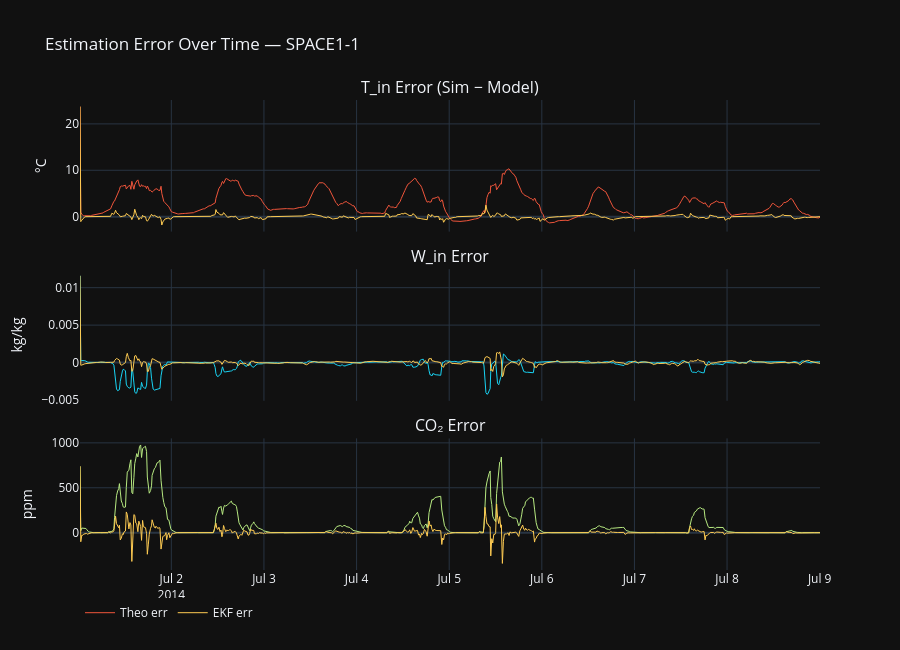

Notebook source saved alongside this figure:
### Code cell
fig = make_subplots(
    rows=3, cols=1, shared_xaxes=True,
    subplot_titles=['T_in Error (Sim − Model)', 'W_in Error', 'CO₂ Error'],
    vertical_spacing=0.08
)
t = df['Datetime']

fig.add_trace(go.Scatter(x=t, y=err_theo_T, name='Theo err', line=dict(color='#EF553B', width=1)), row=1, col=1)
fig.add_trace(go.Scatter(x=t, y=err_ekf_T, name='EKF err', line=dict(color='#FECB52', width=1)), row=1, col=1)

fig.add_trace(go.Scatter(x=t, y=err_theo_W, name='Theo err', line=dict(color='#19D3F3', width=1), showlegend=False), row=2, col=1)
fig.add_trace(go.Scatter(x=t, y=err_ekf_W, name='EKF err', line=dict(color='#FECB52', width=1), showlegend=False), row=2, col=1)

fig.add_trace(go.Scatter(x=t, y=err_theo_C, name='Theo err', line=dict(color='#B6E880', width=1), showlegend=False), row=3, col=1)
fig.add_trace(go.Scatter(x=t, y=err_ekf_C, name='EKF err', line=dict(color='#FECB52', width=1), showlegend=False), row=3, col=1)

fig.update_layout(template='plotly_dark', height=650,
    title=f'Estimation Error Over Time — {ZONE}',
    legend=dict(orientation='h', y=-0.06))
fig.update_yaxes(title_text='°C', row=1, col=1)
fig.update_yaxes(title_text='kg/kg', row=2, col=1)
fig.update_yaxes(title_text='ppm', row=3, col=1)
fig.show()

### Figure 1 — Plotly figure (JSON) as saved in the notebook; plotly's stock layout.template omitted (floating-point values rounded to 4 significant figures; data arrays with more than 128 entries replaced by an {"elided": "..."} marker saying what was removed)
{"data": [{"line": {"color": "#EF553B", "width": 1}, "name": "Theo err", "type": "scatter", "x": {"elided": "768 str values"}, "xaxis": "x", "y": {"elided": "768 float values"}, "yaxis": "y"}, {"line": {"color": "#FECB52", "width": 1}, "name": "EKF err", "type": "scatter", "x": {"elided": "768 str values"}, "xaxis": "x", "y": {"elided": "768 float values"}, "yaxis": "y"}, {"line": {"color": "#19D3F3", "width": 1}, "name": "Theo err", "showlegend": false, "type": "scatter", "x": {"elided": "768 str values"}, "xaxis": "x2", "y": {"elided": "768 float values"}, "yaxis": "y2"}, {"line": {"color": "#FECB52", "width": 1}, "name": "EKF err", "showlegend": false, "type": "scatter", "x": {"elided": "768 str values"}, "xaxis": "x2", "y": {"elided": "768 float values"}, "yaxis": "y2"}, {"line": {"color": "#B6E880", "width": 1}, "name": "Theo err", "showlegend": false, "type": "scatter", "x": {"elided": "768 str values"}, "xaxis": "x3", "y": {"elided": "768 float values"}, "yaxis": "y3"}, {"line": {"color": "#FECB52", "width": 1}, "name": "EKF err", "showlegend": false, "type": "scatter", "x": {"elided": "768 str values"}, "xaxis": "x3", "y": {"elided": "768 float values"}, "yaxis": "y3"}], "layout": {"annotations": [{"font": {"size": 16}, "showarrow": false, "text": "T_in Error (Sim − Model)", "x": 0.5, "xanchor": "center", "xref": "paper", "y": 1, "yanchor": "bottom", "yref": "paper"}, {"font": {"size": 16}, "showarrow": false, "text": "W_in Error", "x": 0.5, "xanchor": "center", "xref": "paper", "y": 0.64, "yanchor": "bottom", "yref": "paper"}, {"font": {"size": 16}, "showarrow": false, "text": "CO₂ Error", "x": 0.5, "xanchor": "center", "xref": "paper", "y": 0.28, "yanchor": "bottom", "yref": "paper"}], "height": 650, "legend": {"orientation": "h", "y": -0.06}, "title": {"text": "Estimation Error Over Time — SPACE1-1"}, "xaxis": {"anchor": "y", "domain": [0, 1], "matches": "x3", "showticklabels": false}, "xaxis2": {"anchor": "y2", "domain": [0, 1], "matches": "x3", "showticklabels": false}, "xaxis3": {"anchor": "y3", "domain": [0, 1]}, "yaxis": {"anchor": "x", "domain": [0.72, 1], "title": {"text": "°C"}}, "yaxis2": {"anchor": "x2", "domain": [0.36, 0.64], "title": {"text": "kg/kg"}}, "yaxis3": {"anchor": "x3", "domain": [0, 0.28], "title": {"text": "ppm"}}}}
